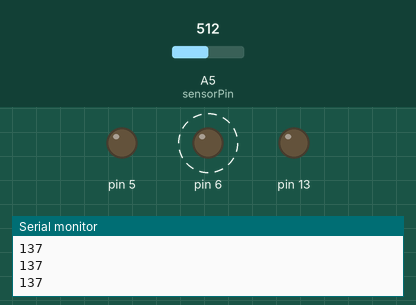
This sketch was run on a simulated Arduino Uno, built with avr-gcc and run on an emulated ATmega328P. Shown: output pins drawn as LEDs (lit = HIGH), the last lines printed to the serial monitor. Dashed ring = blinking. Inputs (shaded band) come from the test bench; at power-on: A5 (sensorPin) = 512.

Above: at 6.2 s.
6.3 s: A5 (sensorPin) set to 354
9.3 s: A5 (sensorPin) set to 328
At 10.4 s:
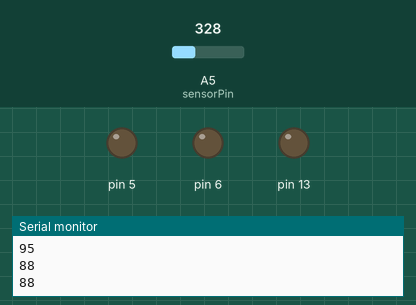
10.8 s: A5 (sensorPin) set to 306
At 11.8 s:
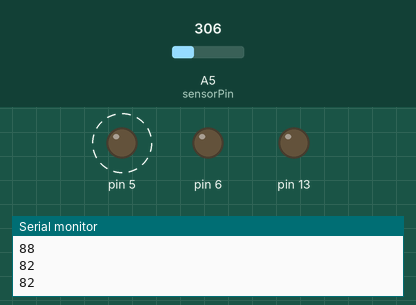
13.8 s: A5 (sensorPin) set to 511
At 16.6 s:
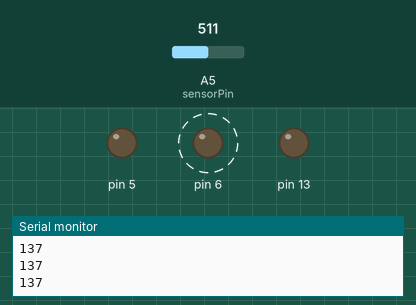
16.8 s: A5 (sensorPin) set to 122
At 18.6 s:
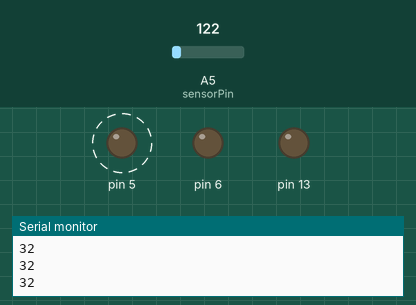
Timing chart, 0 to 20.8 s (numbered marks = the images above; inputs shaded):
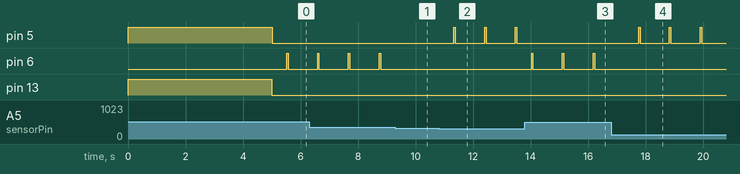

The sketch:

servosg90.ino
```cpp
// These constants won't change:
const int sensorPin = A5;    // pin that the sensor is attached to
const int ledPin = 9;        // pin that the LED is attached to

// variables:
int sensorValue = 0;         // the sensor value
int sensorMin = 1023;        // minimum sensor value=0
int sensorMax = 0;           // maximum sensor value=670
int servo_pos=90;
int tol=2;
int flag=1;
void setup() {
  // turn on LED to signal the start of the calibration period:
  pinMode(13, OUTPUT);
  pinMode(5, OUTPUT);
  pinMode(6, OUTPUT);
  digitalWrite(13, HIGH);

  // calibrate during the first five seconds
  while (millis() < 5000) {
    sensorValue = analogRead(sensorPin);

    // record the maximum sensor value
    if (sensorValue > sensorMax) {
      sensorMax = sensorValue;
    }

    // record the minimum sensor value
    if (sensorValue < sensorMin) {
      sensorMin = sensorValue;
    }
    digitalWrite(5,HIGH);
    digitalWrite(6,LOW);
  }

  // signal the end of the calibration period
  digitalWrite(13, LOW);
  Serial.begin(9600);
  Serial.println(sensorMin);
  Serial.println(sensorMax);
}

void loop() {
 sensorValue=sensorRead();
 int err=abs(servo_pos-sensorValue);
 if(err<tol) flag=0;
  if((servo_pos-sensorValue)>0 && err>tol && flag){
    digitalWrite(5,HIGH);
    digitalWrite(6,LOW);
    delay(50);
  }
  digitalWrite(5,LOW);
  digitalWrite(6,LOW);
  delay(500);
  sensorValue=sensorRead();
  err=abs(servo_pos-sensorValue);
  if(err<tol) flag=0;
  if((servo_pos-sensorValue)<0 && err>tol && flag){
    digitalWrite(6,HIGH);
    digitalWrite(5,LOW);
    delay(50);
  }
  digitalWrite(5,LOW);
  digitalWrite(6,LOW);
  delay(500);

}
int sensorRead(){
   // read the sensor:
  int s = analogRead(sensorPin);
  delay(10);
  // apply the calibration to the sensor reading
  s = map(s, 0, 670, 0, 180);
  // in case the sensor value is outside the range seen during calibration
  s = constrain(s, 0, 180);
  Serial.println(s);
  return s;
}
```

Measured:
- the behaviour switches between 347 and 346 on A5 (sensorPin) (found by bisection; images 0 and 1)
- after the input at 9.3 s, pin 6: stays LOW (without the input it goes to HIGH after 0.50 s)
- after the input at 10.8 s, pin 5: alternates HIGH for 0.05 s and LOW for 1.0 s, starting after 0.53 s
- after the input at 13.8 s, pin 5: stops changing and stays LOW; pin 6: alternates HIGH for 0.05 s and LOW for 1.0 s, starting after 0.24 s
- after the input at 16.8 s, pin 5: alternates HIGH for 0.05 s and LOW for 1.0 s, starting after 0.96 s; pin 6: stops changing and stays LOW
- by itself, pin 6: alternates HIGH for 0.05 s and LOW for 1.0 s
